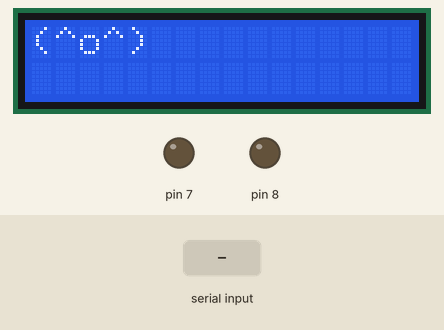
Simulated run of this sketch. Board: Arduino Uno, built with avr-gcc and run on an emulated ATmega328P. Shown: 16×2 character LCD, output pins drawn as LEDs (lit = HIGH). The test bench sets the inputs (shaded band). What the sketch prints to the serial monitor is not drawn.

Above: at 1.2 s.
1.3 s: "r" received over the second serial link
2.8 s: "d" received over the second serial link
At 4.0 s:
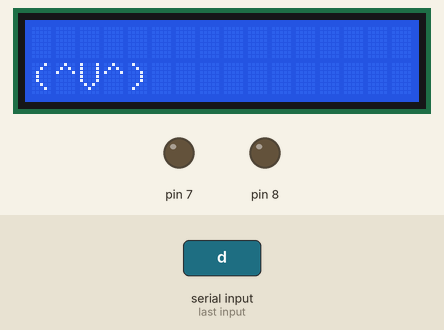
4.3 s: "l" received over the second serial link
At 5.4 s:
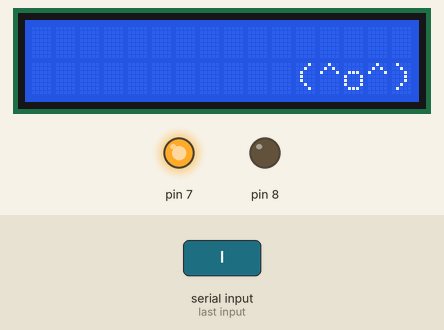
5.8 s: "r" received over the second serial link
At 6.5 s:
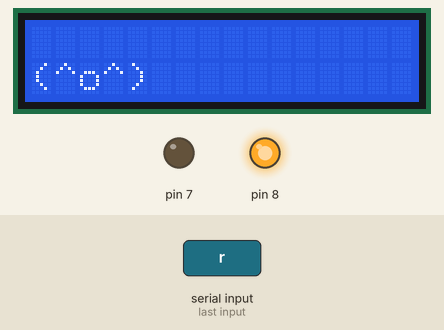
Timing chart, 0 to 8.3 s (numbered marks = the images above; inputs shaded):
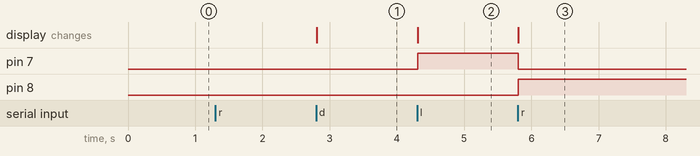

Measured:
- after the input at 1.3 s, every drawn part: stays the same
- after the input at 2.8 s, the display: changes at once (image 1)
- after the input at 4.3 s, pin 7: LOW → HIGH at once; the display: changes at once (image 2)
- after the input at 5.8 s, pin 7: HIGH → LOW at once; pin 8: LOW → HIGH at once; the display: changes at once (image 3)

The sketch:

009bluetooth_lcd.ino
```cpp
#include <Wire.h>
#include <LiquidCrystal_I2C.h>
#include <SoftwareSerial.h>

LiquidCrystal_I2C lcd(0x27, 16, 2);
SoftwareSerial bluetooth(2, 3);

int posX = 0;
int posY = 0;

void setup() {
  lcd.begin();
  lcd.backlight();

  lcd.print("(^o^)");

  Serial.begin(9600);
  bluetooth.begin(9600);

  pinMode(7, OUTPUT);
  pinMode(8, OUTPUT);

}

void loop() {
  char val = bluetooth.read();

  if(bluetooth.available()) {
    Serial.write(bluetooth.read());
  }
  if(val == 'r') {
    lcd.clear();
    posX++;
    if(posX > 11) {
      posX = 0;
    }
    lcd.setCursor(posX, posY);
    lcd.print("(^o^)");
    digitalWrite(8, HIGH);
    digitalWrite(7, LOW);

  }
  if(val == 'l') {
    lcd.clear();
    posX--;
    if(posX < 0) {
      posX = 11;
    }
    lcd.setCursor(posX, posY);
    lcd.print("(^o^)");
    digitalWrite(7, HIGH);
    digitalWrite(8, LOW);
  }
  if(val == 'u') {
    lcd.clear();
    posY = 0;
    lcd.setCursor(posX, posY);
    lcd.print("(^o^)");
  }
  if(val =='d') {
    lcd.clear();
    posY = 1;
    lcd.setCursor(posX, posY);
    lcd.print("(^V^)");
  }


}
```
